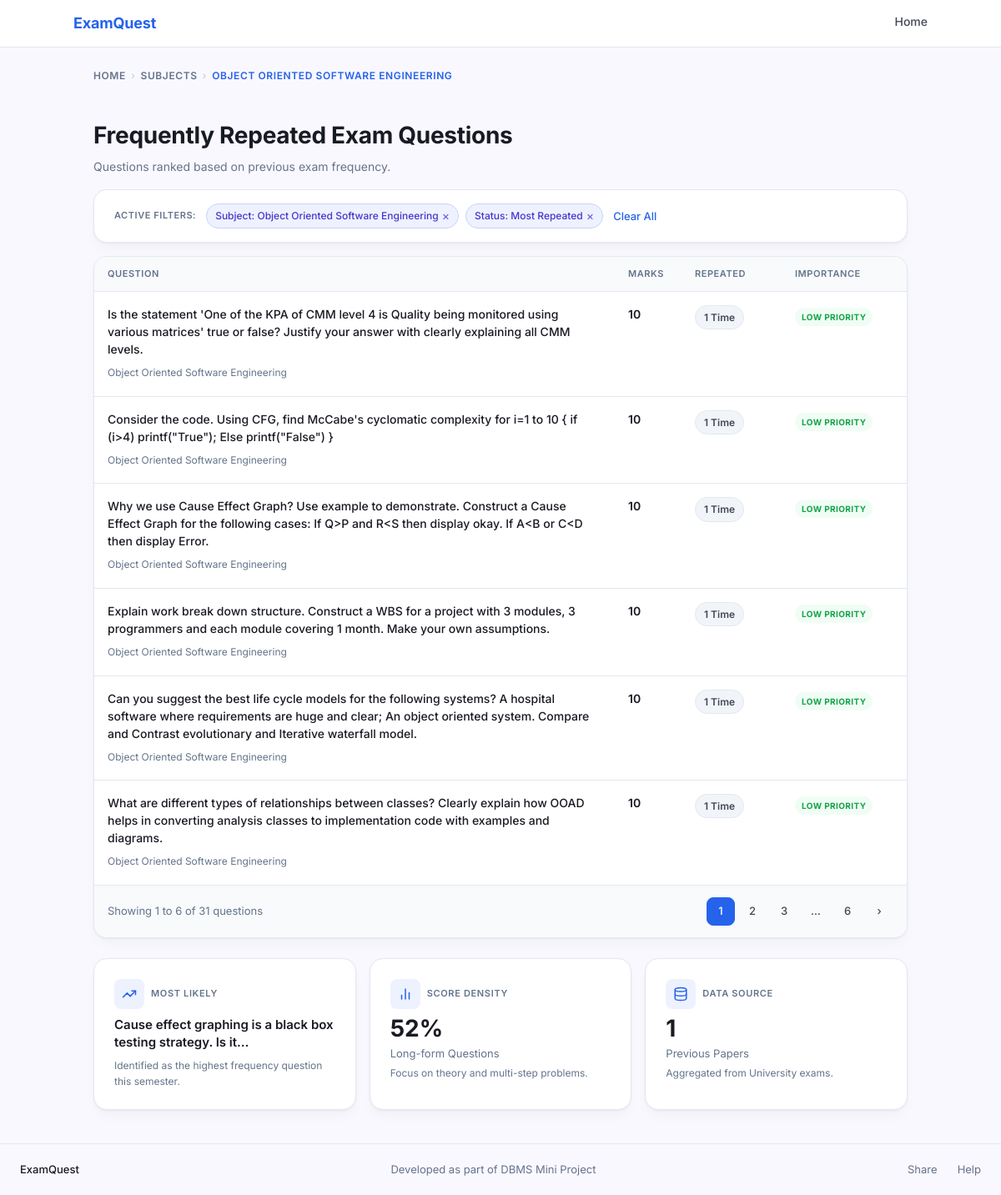
The app's page /questions.php?subject_id=11, older data.
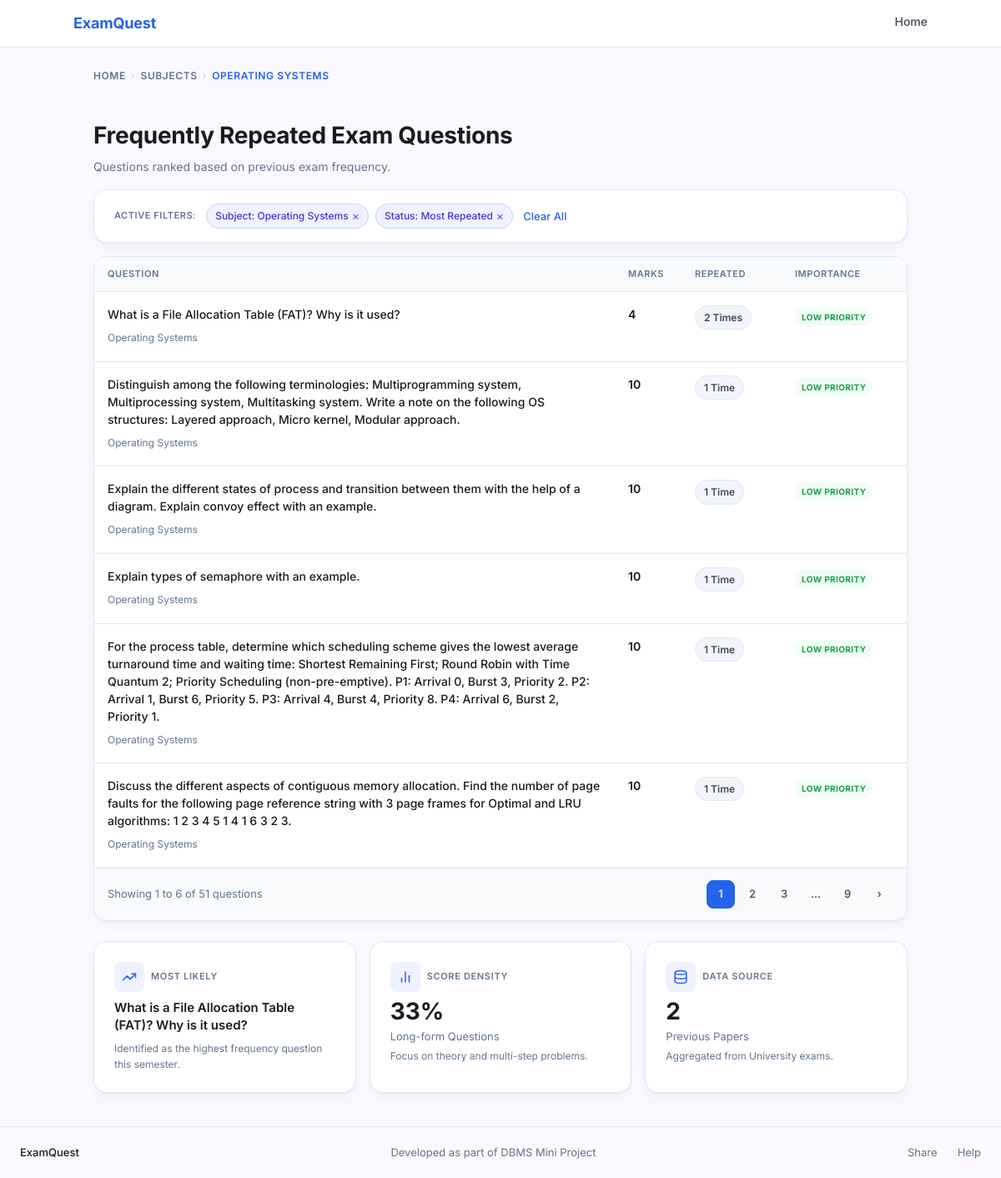
The same page, newer data.
### tables this page shows
CREATE TABLE subject (
    subject_id   INT AUTO_INCREMENT PRIMARY KEY,
    subject_name VARCHAR(200) NOT NULL,
    semester     VARCHAR(10)  NOT NULL,
    subject_type VARCHAR(50)  NOT NULL DEFAULT 'Core Subject',
    syllabus_id  INT NOT NULL,
    branch_id    INT NOT NULL,
    UNIQUE KEY uq_subject (subject_name(150), semester, syllabus_id, branch_id),
    FOREIGN KEY (syllabus_id) REFERENCES syllabus(syllabus_id) ON DELETE CASCADE,
    FOREIGN KEY (branch_id)   REFERENCES branch(branch_id)     ON DELETE CASCADE
);

CREATE TABLE questions (
    question_id   INT AUTO_INCREMENT PRIMARY KEY,
    subject_id    INT         NOT NULL,
    question_text MEDIUMTEXT  NOT NULL,
    marks         INT         NOT NULL DEFAULT 0,
    frequency     INT         NOT NULL DEFAULT 1,
    UNIQUE KEY uq_question (subject_id, question_text(500)),
    FOREIGN KEY (subject_id) REFERENCES subject(subject_id) ON DELETE CASCADE
);

### questions.php (the view, shortened to what the changed rows need)
<?php
require_once 'db.php';
$subject_id  = intval($_GET['subject_id']  ?? 0);
$syllabus_id = intval($_GET['syllabus_id'] ?? 0);
$branch_id   = intval($_GET['branch_id']   ?? 0);
$semester    = trim($_GET['semester']       ?? '');
$page        = max(1, intval($_GET['page'] ?? 1));
$stmt = $conn->prepare('
    SELECT s.subject_name, s.semester, s.subject_type,
           sy.regulation_year, b.branch_name,
           s.syllabus_id, s.branch_id
    FROM subject s
    JOIN syllabus sy ON sy.syllabus_id = s.syllabus_id
    JOIN branch   b  ON b.branch_id   = s.branch_id
    WHERE s.subject_id = ?
');
$stmt->bind_param('i', $subject_id);
$stmt->execute();
$subject_info = $stmt->get_result()->fetch_assoc();
if ($syllabus_id <= 0) $syllabus_id = intval($subject_info['syllabus_id']);
if ($branch_id   <= 0) $branch_id   = intval($subject_info['branch_id']);
if ($semester === '')  $semester    = $subject_info['semester'];
$stmt = $conn->prepare('SELECT COUNT(*) AS total FROM questions WHERE subject_id = ?');
$stmt->bind_param('i', $subject_id);
$stmt->execute();
$total_questions = intval($stmt->get_result()->fetch_assoc()['total']);
$total_pages = $total_questions > 0 ? (int)ceil($total_questions / PER_PAGE) : 1;
$page = min($page, $total_pages);
$offset = ($page - 1) * PER_PAGE;
$stmt = $conn->prepare('
    SELECT question_id, question_text, marks, frequency
    FROM questions
    WHERE subject_id = ?
    ORDER BY frequency DESC, marks DESC
    LIMIT ? OFFSET ?
');
$per_page = PER_PAGE;
$stmt->bind_param('iii', $subject_id, $per_page, $offset);
$stmt->execute();
$questions_result = $stmt->get_result();
$questions = [];
while ($row = $questions_result->fetch_assoc()) {
    $questions[] = $row;
}
function getImportance(int $freq): array {
    return              ['label' => 'LOW PRIORITY',         'class' => 'badge--green'];
}
function getRepeatedLabel(int $freq): string {
    return $freq === 1 ? '1 Time' : $freq . ' Times';
}
$stmt = $conn->prepare('SELECT COUNT(*) AS cnt FROM questions WHERE subject_id = ? AND marks >= 10');
$stmt->bind_param('i', $subject_id);
$stmt->execute();
$long_form_count = intval($stmt->get_result()->fetch_assoc()['cnt']);
$long_form_pct = $total_questions > 0 ? round(($long_form_count / $total_questions) * 100) : 0;
$stmt = $conn->prepare('SELECT MAX(frequency) AS max_freq FROM questions WHERE subject_id = ?');
$stmt->bind_param('i', $subject_id);
$stmt->execute();
$max_freq = intval($stmt->get_result()->fetch_assoc()['max_freq']);
$stmt = $conn->prepare('SELECT question_text FROM questions WHERE subject_id = ? ORDER BY frequency DESC LIMIT 1');
$stmt->bind_param('i', $subject_id);
$stmt->execute();
$top_row = $stmt->get_result()->fetch_assoc();
$top_topic = $top_row ? (strlen($top_row['question_text']) > 60 ? substr($top_row['question_text'], 0, 60) . '…' : $top_row['question_text']) : 'N/A';
function pageUrl(int $p): string {
    $params = $_GET;
    $params['page'] = $p;
    return '?' . http_build_query($params);
}
?>
<!DOCTYPE html>
<html lang="en">
<head>
    <link rel="stylesheet" href="style.css">
</head>
<body>
<main>
    <div class="container questions-layout">
        <nav class="breadcrumb" aria-label="Breadcrumb">
            <a href="index.php">Home</a>
            <span class="breadcrumb__sep">›</span>
            <a href="subject.php?syllabus_id=<?= $syllabus_id ?>&branch_id=<?= $branch_id ?>&semester=<?= urlencode($semester) ?>">Subjects</a>
            <span class="breadcrumb__sep">›</span>
            <span class="breadcrumb__current"><?= htmlspecialchars(strtoupper($subject_info['subject_name']), ENT_QUOTES, 'UTF-8') ?></span>
        </nav>
        <div class="page-header">
            <div>
                <h1>Frequently Repeated Exam Questions</h1>
            </div>
        </div>
        <div class="card active-filters">
            <span class="active-filters__label">Active Filters:</span>
            <span class="chip">Subject: <?= htmlspecialchars($subject_info['subject_name'], ENT_QUOTES, 'UTF-8') ?> <a href="subject.php?syllabus_id=<?= $syllabus_id ?>&branch_id=<?= $branch_id ?>&semester=<?= urlencode($semester) ?>">×</a></span>
            <span class="chip">Status: Most Repeated <a href="<?= pageUrl(1) ?>">×</a></span>
            <a href="subject.php?syllabus_id=<?= $syllabus_id ?>&branch_id=<?= $branch_id ?>&semester=<?= urlencode($semester) ?>" class="link--clear">Clear All</a>
        </div>
        <?php if (empty($questions)): ?>
        <div class="card" style="text-align:center;padding:48px;color:var(--color-secondary-text);">
            <p>No questions available for this subject yet.</p>
            <a href="admin.php" class="btn btn--primary" style="margin-top:16px;">Add Questions</a>
        </div>
        <?php else: ?>
        <div class="card question-table">
            <table>
                <thead>
                    <tr>
                        <th>Question</th>
                        <th style="width:80px;">Marks</th>
                        <th style="width:120px;">Repeated</th>
                        <th style="width:150px;">Importance</th>
                    </tr>
                </thead>
                <tbody>
                    <?php foreach ($questions as $i => $q):
                          $imp = getImportance(intval($q['frequency']));
                    ?>
                    <tr>
                        <td>
                            <p class="question-text"><?= htmlspecialchars($q['question_text'], ENT_QUOTES, 'UTF-8') ?></p>
                            <span class="question-meta">
                                <?= htmlspecialchars($subject_info['subject_name'], ENT_QUOTES, 'UTF-8') ?>
                            </span>
                        </td>
                        <td class="marks-cell"><?= intval($q['marks']) ?></td>
                        <td class="freq-cell">
                            <span class="freq-badge"><?= getRepeatedLabel(intval($q['frequency'])) ?></span>
                        </td>
                        <td class="importance-cell">
                            <span class="badge <?= $imp['class'] ?>"><?= $imp['label'] ?></span>
                        </td>
                    </tr>
                    <?php endforeach; ?>
                </tbody>
            </table>
            <div class="pagination">
                <span class="pagination__info">
                    Showing <?= $offset + 1 ?> to <?= min($offset + PER_PAGE, $total_questions) ?> of <?= $total_questions ?> questions
                </span>
                <div class="pagination__pages">
                    <?php
                    $window = 2;
                    $shown = [];
                    for ($p = 1; $p <= $total_pages; $p++) {
                        if ($p === 1 || $p === $total_pages || abs($p - $page) <= $window) {
                            $shown[] = $p;
                        }
                    }
                    $prev = null;
                    foreach ($shown as $p):
                        if ($prev !== null && $p - $prev > 1): ?>
                        <span class="page-btn page-btn--ellipsis">…</span>
                    <?php endif; ?>
                    <a href="<?= pageUrl($p) ?>"
                       class="page-btn <?= $p === $page ? 'page-btn--active' : '' ?>"
                       aria-label="Page <?= $p ?>"
                       <?= $p === $page ? 'aria-current="page"' : '' ?>>
                        <?= $p ?>
                    </a>
                    <?php $prev = $p;
                    endforeach; ?>
                    <?php if ($page < $total_pages): ?>
                    <a href="<?= pageUrl($page + 1) ?>" class="page-btn" aria-label="Next page">›</a>
                    <?php endif; ?>
                </div>
            </div>
        </div>
        <?php endif; ?>
        <div class="stats-row">
            <div class="card stat-card">
                <div class="stat-card__header">
                    <div class="stat-card__icon">
                    </div>
                    <span class="stat-card__eyebrow">Most Likely</span>
                </div>
                <div style="font-size:15px;font-weight:600;color:var(--color-on-surface);line-height:1.4;margin-bottom:4px;">
                    <?= htmlspecialchars(strlen($top_topic) > 80 ? substr($top_topic, 0, 80) . '…' : $top_topic, ENT_QUOTES, 'UTF-8') ?>
                </div>
                <div class="stat-card__note">Identified as the highest frequency question this semester.</div>
            </div>
            <div class="card stat-card">
                <div class="stat-card__header">
                    <div class="stat-card__icon">
                    </div>
                    <span class="stat-card__eyebrow">Score Density</span>
                </div>
                <div class="stat-card__value"><?= $long_form_pct ?>%</div>
                <div class="stat-card__label">Long-form Questions</div>
                <div class="stat-card__note">Focus on theory and multi-step problems.</div>
            </div>
            <div class="card stat-card">
                <div class="stat-card__header">
                    <div class="stat-card__icon">
                    </div>
                    <span class="stat-card__eyebrow">Data Source</span>
                </div>
                <div class="stat-card__value"><?= $max_freq ?></div>
                <div class="stat-card__label">Previous Papers</div>
                <div class="stat-card__note">Aggregated from University exams.</div>
            </div>
        </div>
    </div>
</main>
</body>
</html>

Row changes from the older to the newer data that the page shows:
no longer on this page (row edited): questions: question_text "Is the statement 'One of the KPA of CMM level 4 is Quality being monitored using various matrices' true or false? Justify your answer with clearly explaining all CMM levels.", subject.subject_name "Object Oriented Software Engineering", marks "10", frequency "1 Time", frequency "LOW PRIORITY"
no longer on this page (row edited): questions: question_text "Consider the code. Using CFG, find McCabe's cyclomatic complexity for i=1 to 10 { if (i>4) printf(\"True\"); Else printf(\"False\") }", subject.subject_name "Object Oriented Software Engineering", marks "10", frequency "1 Time", frequency "LOW PRIORITY"
no longer on this page (row edited): questions: question_text "Why we use Cause Effect Graph? Use example to demonstrate. Construct a Cause Effect Graph for the following cases: If Q>P and R<S then display okay. If A<B or C<D then display Error.", subject.subject_name "Object Oriented Software Engineering", marks "10", frequency "1 Time", frequency "LOW PRIORITY"
no longer on this page (row edited): questions: question_text "Explain work break down structure. Construct a WBS for a project with 3 modules, 3 programmers and each module covering 1 month. Make your own assumptions.", subject.subject_name "Object Oriented Software Engineering", marks "10", frequency "1 Time", frequency "LOW PRIORITY"
no longer on this page (row edited): questions: question_text "Can you suggest the best life cycle models for the following systems? A hospital software where requirements are huge and clear; An object oriented system. Compare and Contrast evolutionary and Iterative waterfall model.", subject.subject_name "Object Oriented Software Engineering", marks "10", frequency "1 Time", frequency "LOW PRIORITY"
no longer on this page (row edited): questions: question_text "What are different types of relationships between classes? Clearly explain how OOAD helps in converting analysis classes to implementation code with examples and diagrams.", subject.subject_name "Object Oriented Software Engineering", marks "10", frequency "1 Time", frequency "LOW PRIORITY"
no longer on this page (row edited): questions: question_text "Cause effect graphing is a black box testing strategy. Is it…"
changed subject: subject_name "OBJECT ORIENTED SOFTWARE ENGINEERING" → "OPERATING SYSTEMS"; subject_name "Object Oriented Software Engineering" → "Operating Systems"
now on this page (row edited): questions: question_text "What is a File Allocation Table (FAT)? Why is it used?", subject.subject_name "Operating Systems", marks "4", frequency "2 Times", frequency "LOW PRIORITY"
now on this page (row edited): questions: question_text "Distinguish among the following terminologies: Multiprogramming system, Multiprocessing system, Multitasking system. Write a note on the following OS structures: Layered approach, Micro kernel, Modular approach.", subject.subject_name "Operating Systems", marks "10", frequency "1 Time", frequency "LOW PRIORITY"
now on this page (row edited): questions: question_text "Explain the different states of process and transition between them with the help of a diagram. Explain convoy effect with an example.", subject.subject_name "Operating Systems", marks "10", frequency "1 Time", frequency "LOW PRIORITY"
now on this page (row edited): questions: question_text "Explain types of semaphore with an example.", subject.subject_name "Operating Systems", marks "10", frequency "1 Time", frequency "LOW PRIORITY"
now on this page (row edited): questions: question_text "For the process table, determine which scheduling scheme gives the lowest average turnaround time and waiting time: Shortest Remaining First; Round Robin with Time Quantum 2; Priority Scheduling (non-pre-emptive). P1: Arrival 0, Burst 3, Priority 2. P2: Arrival 1, Burst 6, Priority 5. P3: Arrival 4, Burst 4, Priority 8. P4: Arrival 6, Burst 2, Priority 1.", subject.subject_name "Operating Systems", marks "10", frequency "1 Time", frequency "LOW PRIORITY"
now on this page (row edited): questions: question_text "Discuss the different aspects of contiguous memory allocation. Find the number of page faults for the following page reference string with 3 page frames for Optimal and LRU algorithms: 1 2 3 4 5 1 4 1 6 3 2 3.", subject.subject_name "Operating Systems", marks "10", frequency "1 Time", frequency "LOW PRIORITY"
Text that changed along with them:
$total_questions: "31" → "51"
$long_form_pct: "52" → "33"
$max_freq: "1" → "2"
new list line: "… 9"
list line gone: "… 6"
